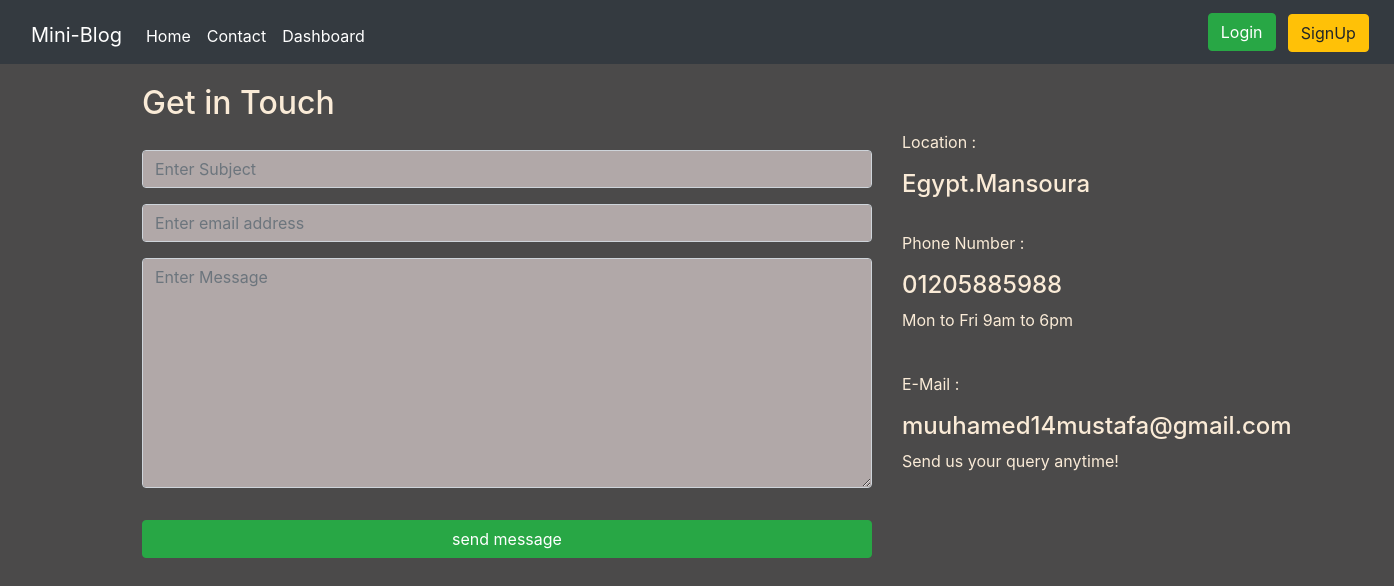
The page /Mini-Blog/contact/ on the database its author committed.
### blog/models.py (models this page shows, shortened)
class Info(models.Model):
    objects = None
    place = models.CharField(max_length=100)
    phone_number = models.CharField(max_length=100)
    email = models.EmailField(max_length=100)

### blog/views.py (the view, shortened to what this page needs)
# urls.py: path('contact/', views.contact, name='contact'),
def contact(request):
    info = Info.objects.first()
    return render(request,'blog/contact.html',{'info':info})

### blog/templates/blog/contact.html (shortened to what this page needs)
{% extends 'base.html' %}
{% load static %}
{% block content %}
      <section class="contact-section section_padding">
        <div class="container">
          <div class="row">
            <div class="col-12">
              <h2 class="contact-title" style="margin-top: 20px;">Get in Touch</h2>
            </div>
            <div class="col-lg-8">
              <form class="form-contact contact_form" method="post" >
                <div class="row" style="margin-top: 20px;">
                  <div class="col-12">
                    <div class="form-group">
                      <input class="form-control" name="subject" id="subject" type="text" onfocus="this.placeholder = ''" onblur="this.placeholder = 'Enter Subject'" placeholder = 'Enter Subject'>
                    </div>
                  </div>
                  <div class="col-sm-12">
                    <div class="form-group">
                      <input class="form-control" name="email" id="email" type="email" onfocus="this.placeholder = ''" onblur="this.placeholder = 'Enter email address'" placeholder = 'Enter email address'>
                    </div>
                  </div>
                  <div class="col-12">
                    <div class="form-group">
                        <textarea class="form-control w-100" name="message" id="message" cols="30" rows="9"  placeholder = 'Enter Message'></textarea>
                    </div>
                  </div>
                </div>
                <div class="form-group mt-3">
                  <input type="submit" class="btn btn-success" style="width:100%;" value="send message">
                </div>
              </form>
            </div>
            <div class="col-lg-4">
              <div class="media contact-info">
                <div class="media-body">
                  <p> Location :</p>
                  <h4>{{info.place}}</h4>
                </div>
              </div>
              <br>
              <div class="media contact-info">
                <div class="media-body">
                  <p> Phone Number :</p>
                  <h4>{{info.phone_number}}</h4>
                  <p>Mon to Fri 9am to 6pm</p>
                </div>
              </div>
              <br>
              <div class="media contact-info">
                <div class="media-body">
                  <p> E-Mail :</p>
                  <h4>{{info.email}}</h4>
                  <p>Send us your query anytime!</p>
                </div>
              </div>
            </div>
          </div>
        </div>
      </section>
{% endblock %}

### blog/static/blog/css/style.css (style rules this page uses)
body { background-color : rgb(75,74,74); color : antiquewhite; }
.form-control , form-control:focus { background-color : rgb(177,168,168); }

### rows shown on the page
Info: place "Egypt.Mansoura", phone_number "01205885988", email "muuhamed14mustafa@gmail.com"
